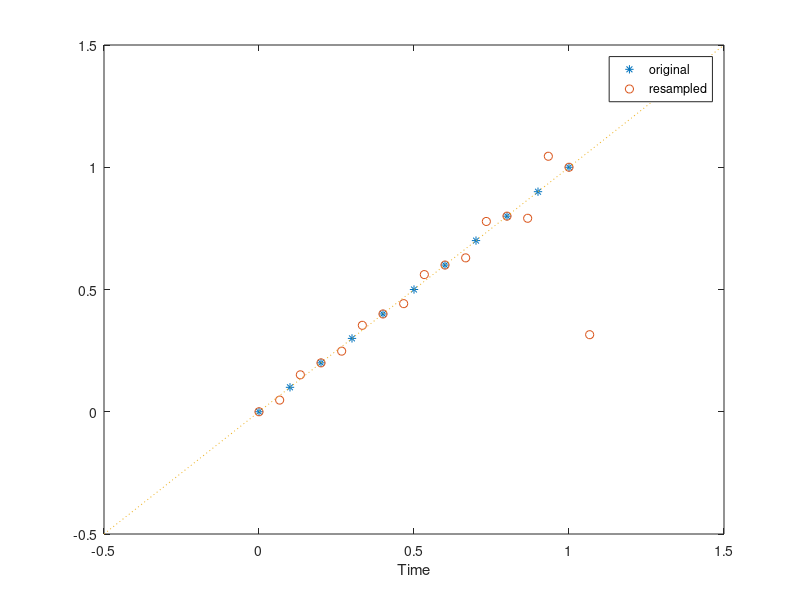

Write the MATLAB code that produced this figure.

fs1 = 10;             % Original sampling frequency in Hz
t1 = 0:1/fs1:1;       % Time vector
x = t1;               % Define a linear sequence
y = resample(x,3,2);  % Now resample it
t2 = (0:(length(y)-1))*2/(3*fs1);  % New time vector
plot(t1,x,'*',t2,y,'o',-0.5:0.01:1.5,-0.5:0.01:1.5,':')
legend('original','resampled'); xlabel('Time')